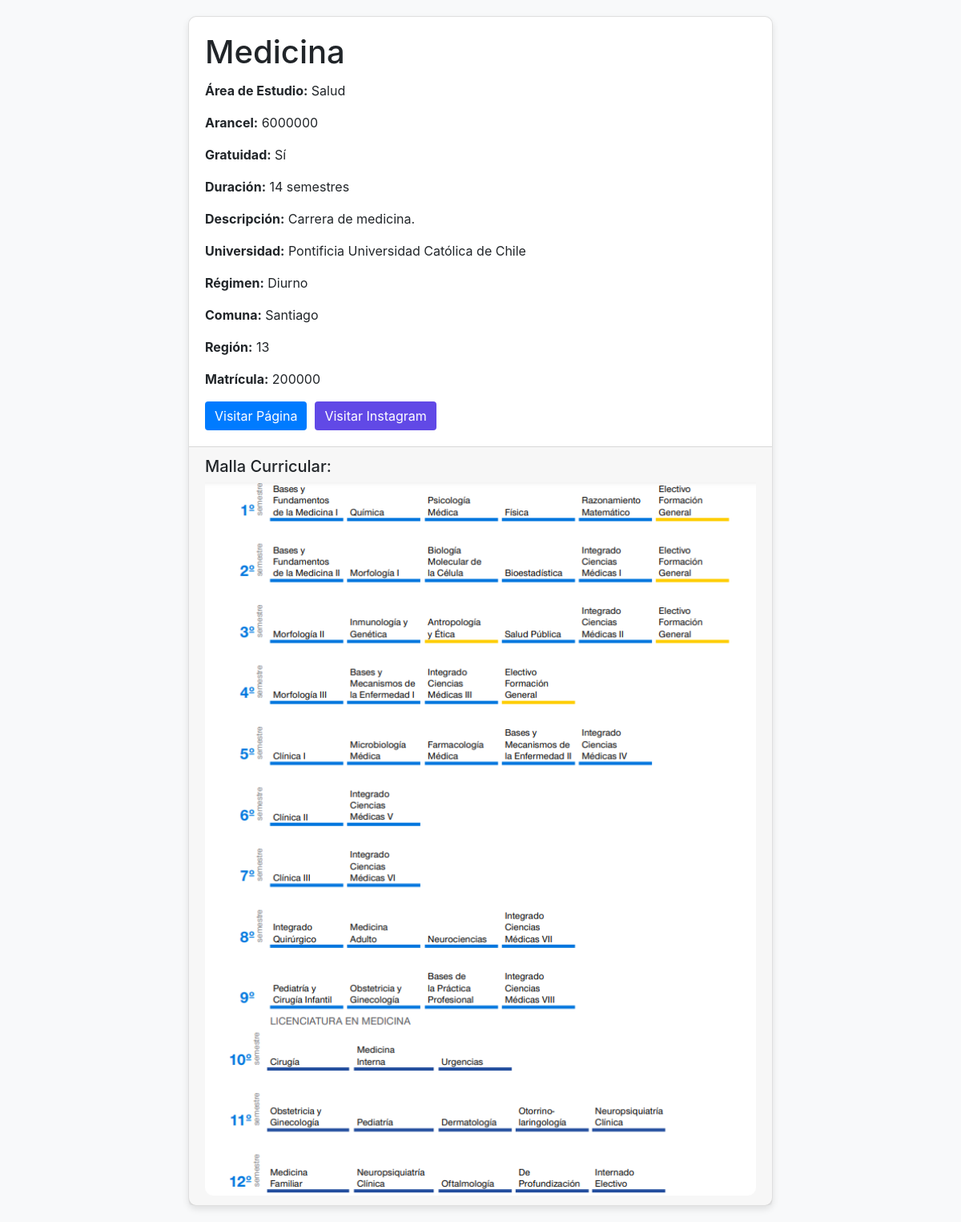
Page /carrera/5/ on the committed database.
### core/models.py (models this page shows, shortened)
class Carrera(models.Model):
    IdCarrera = models.AutoField(primary_key=True)
    NombreUniversidad = models.CharField(max_length=255)
    NombreCarrera = models.CharField(max_length=255)
    DescripcionCarrera = models.TextField()
    SemestresCarrera = models.PositiveIntegerField()
    RegionCarrera = models.PositiveIntegerField()
    ComunaCarrera = models.CharField(max_length=255)
    AreaEstudio = models.CharField(max_length=100)
    Arancel = models.PositiveIntegerField(default=0)  # Define un valor predeterminado
    Matricula = models.PositiveIntegerField(default=0)  # Define un valor predeterminado
    Gratuidad = models.BooleanField(default=False)  # Define un valor predeterminado
    Regimen = models.CharField(max_length=50, default='Diurno')  # Define un valor predeterminado
    link = models.URLField(max_length=200, default='')  # Define un valor predeterminado
    linkred = models.URLField(max_length=200, default='', blank=True, null=True)
    imagen_malla = models.ImageField(upload_to='mallas/', blank=True, null=True)

### core/views.py (the view)
# urls.py: path('carrera/<int:carrera_id>/', views.carrera_detail, name='carrera_detail'),
def carrera_detail(request, carrera_id):
    carrera = get_object_or_404(Carrera, IdCarrera=carrera_id)
    return render(request, 'core/carrera_detail.html', {'carrera': carrera})

### core/templates/core/carrera_detail.html (shortened to what this page needs)
<!DOCTYPE html>
<html lang="en">
<head>
    <link href="https://stackpath.bootstrapcdn.com/bootstrap/4.5.2/css/bootstrap.min.css" rel="stylesheet">
</head>
<body>
<div class="container custom-container">
    <div class="row justify-content-center">
        <div class="col-lg-8 col-md-10">
            <div class="card">
                <div class="card-body">
                    <h1 class="card-title">{{ carrera.NombreCarrera }}</h1>
                    <p class="card-text"><strong>Área de Estudio:</strong> {{ carrera.AreaEstudio }}</p>
                    <p class="card-text"><strong>Arancel:</strong> {{ carrera.Arancel }}</p>
                    <p class="card-text"><strong>Gratuidad:</strong>
                        {% if carrera.Gratuidad == True %}
                                Sí
                        {% else %}
                                No
                        {% endif %}
                    </p>
                    <p class="card-text"><strong>Duración:</strong> {{ carrera.SemestresCarrera }} semestres</p>
                    <p class="card-text"><strong>Descripción:</strong> {{ carrera.DescripcionCarrera }}</p>
                    <p class="card-text"><strong>Universidad:</strong> {{ carrera.NombreUniversidad }}</p>
                    <p class="card-text"><strong>Régimen:</strong> {{ carrera.Regimen }}</p>
                    <p class="card-text"><strong>Comuna:</strong> {{ carrera.ComunaCarrera }}</p>
                    <p class="card-text"><strong>Región:</strong> {{ carrera.RegionCarrera }}</p>
                    <p class="card-text"><strong>Matrícula:</strong> {{ carrera.Matricula }}</p>
                    <div class="button-group">
                        <a href="{{ carrera.link }}" class="btn btn-primary" target="_blank">Visitar Página</a>
                        {% if carrera.linkred %}
                            <a href="{{ carrera.linkred }}" class="btn btn-social" target="_blank">Visitar Instagram</a>
                        {% endif %}
                    </div>
                </div>
                <div class="card-footer">
                    <h5>Malla Curricular:</h5>
                    {% if carrera.imagen_malla %}
                        <img src="{{ carrera.imagen_malla.url }}" class="card-img-bottom" alt="Malla Curricular de {{ carrera.NombreCarrera }}">
                    {% else %}
                        <img src="https://via.placeholder.com/800x400?text=No+image+available" class="card-img-bottom" alt="No hay malla curricular disponible">
                    {% endif %}
                </div>
            </div>
        </div>
    </div>
</div>
</body>
</html

### core/templates/core/carrera_detail.html (style rules this page uses)
body { background-color: #f8f9fa; }
.custom-container { max-width: 1400px; }
.card { margin: 20px; border-radius: 10px; box-shadow: 0 4px 8px rgba(0, 0, 0, 0.1); }
.card img { border-bottom-left-radius: 10px; border-bottom-right-radius: 10px; }
.card-body { padding: 20px; }
.btn-primary { background-color: #007bff; border: none; }
.btn-social { background-color: #6149E6; border: none; color:white; }
.button-group { display: flex; gap: 10px; }

### rows in the picture
Carrera: NombreCarrera "Medicina", AreaEstudio "Salud", Arancel "6000000", SemestresCarrera "14", DescripcionCarrera "Carrera de medicina.", NombreUniversidad "Pontificia Universidad Católica de Chile", Regimen "Diurno", ComunaCarrera "Santiago", RegionCarrera "13", Matricula "200000", imagen_malla (picture)
